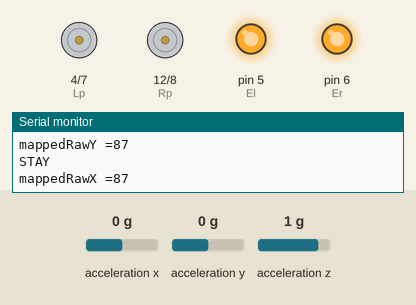
Bench run of a sketch on a simulated Arduino Uno, built with avr-gcc and run on an emulated ATmega328P. On the bench: motor-driver pin pairs drawn as motors (green arrow = first pin HIGH = forward, orange = second pin HIGH = backward, longer = more drive), output pins drawn as LEDs (lit = HIGH), the last lines printed to the serial monitor. The inputs (shaded band) are chosen by the test bench; at power-on: acceleration x 0 g, acceleration y 0 g, acceleration z 1 g.

Above: at 1.2 s.
1.3 s: acceleration x set to -0.3 g
2.8 s: acceleration x set to -0.6 g
At 3.7 s:
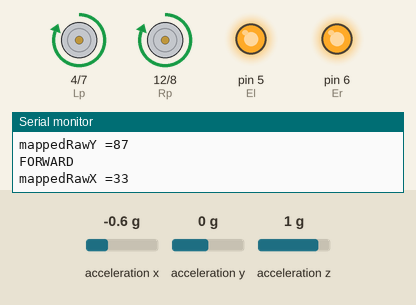
4.3 s: acceleration x set to 0.8 g
At 4.7 s:
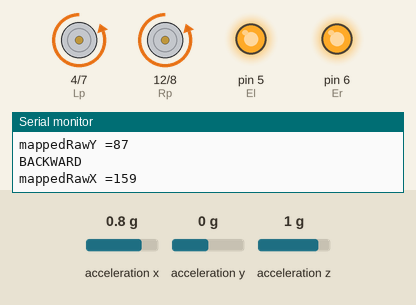
5.8 s: acceleration x set to 0.4 g
8.8 s: acceleration x set to 0.1 g
At 9.7 s:
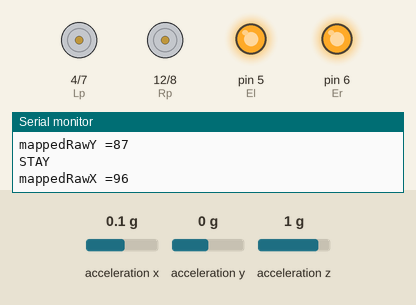
11.8 s: acceleration y set to -0.3 g
13.3 s: acceleration y set to -0.6 g
At 14.5 s:
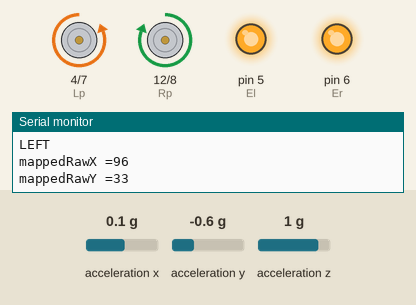
Timing chart, 0 to 15.8 s (numbered marks = the images above; inputs shaded):
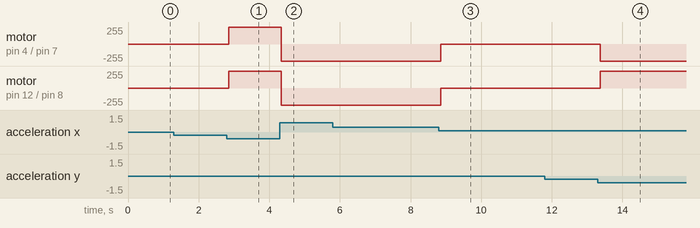

Measured:
- the behaviour switches between -0.4 and -0.5 g on acceleration x (found by bisection; images 0 and 1)
- the behaviour switches between 0.3 and 0.2 g on acceleration x (found by bisection; images 2 and 3)
- the behaviour switches between -0.4 and -0.5 g on acceleration y (found by bisection; images 3 and 4)
- after the input at 2.8 s, motor on pin 4 (Lp) / pin 7 (Ln), motor on pin 12 (Rp) / pin 8 (Rn): stopped → forward 255/255 after 0.05 s
- after the input at 4.3 s, motor on pin 4 (Lp) / pin 7 (Ln), motor on pin 12 (Rp) / pin 8 (Rn): forward 255/255 → backward 255/255 after 0.05 s
- after the input at 8.8 s, motor on pin 4 (Lp) / pin 7 (Ln), motor on pin 12 (Rp) / pin 8 (Rn): backward 255/255 → stopped after 0.06 s
- after the input at 13.3 s, motor on pin 4 (Lp) / pin 7 (Ln): stopped → backward 255/255 after 0.07 s; motor on pin 12 (Rp) / pin 8 (Rn): stopped → forward 255/255 after 0.07 s

The sketch:

motion_controlled_car.ino
```cpp
#include<Wire.h>
#include<ADXL345.h>
# define Ln 7
# define Lp 4
# define El 5  //pwm pin for left motor
# define Rn 8
# define Rp 12
# define Er 6  //pwm pin for right motor

ADXL345 adxl;   //adxl

int x,y,z;
int rawx,rawy,rawz;
int mappedRawX,mappedRawY,mappedRawZ;

void setup()
{
  Serial.begin(9600);
  pinMode(Lp, OUTPUT);
  pinMode(Ln, OUTPUT);
  pinMode(El, OUTPUT);
  pinMode(Rp, OUTPUT);
  pinMode(Rn, OUTPUT);
  pinMode(Er, OUTPUT);
  analogWrite(El, 255);     //speed of left motor
  analogWrite(Er, 255);     //speed of right motor

 adxl.powerOn();      // from library
  }

  void loop()
  {

  adxl.readAccel(&x,&y,&z);
  rawx=x-7;
  rawy=y-6;
  rawz=z+10;
  if(rawx<-255)rawx=-255;else if(rawx>255)rawx=255;
   if(rawy<-255)rawy=-255;else if(rawy>255)rawy=255;
   if(rawz<-255)rawz=-255;else if(rawz>255)rawz=255; // u can use the constrain keyword
   mappedRawX=map(rawx,-255,255,0,180);
   mappedRawY=map(rawy,-255,255,0,180);
   mappedRawZ=map(rawz,-255,255,0,180);

Serial.print("mappedRawX =");Serial.println(mappedRawX);
Serial.print("mappedRawY =");Serial.println(mappedRawY);
//Serial.print("mappedRawZ =");Serial.println(mappedRawZ);
  if(50 <= mappedRawX && mappedRawX <= 110 && 50 <= mappedRawY && mappedRawY <= 110) //range of adxl for which the car remains stationary
  {
    MotorControl(0,0);
    Serial.println("STAY");
  }
    if( 0 <= mappedRawY && mappedRawY <= 50)
  {
    MotorControl(2,1);
        Serial.println("LEFT");
  }
  if(110 < mappedRawY && mappedRawY <= 180)
  {
    MotorControl(1,2);
        Serial.println("RIGHT");
  }
  if(0 < mappedRawX && mappedRawX < 50 )
  {
    MotorControl(1,1);
        Serial.println("FORWARD");
  }

   if(110 < mappedRawX && mappedRawX<180)
  {
    MotorControl(2,2);
      Serial.println("BACKWARD");
  }

// delay(1900);
 }

void MotorControl(int driveL, int driveR)
{
//Motorcontrol: Controlling the motors. In this case, 2 motors used

  switch(driveL)
  {   //left motor
  case 0:    digitalWrite(Ln, LOW);    digitalWrite(Lp, LOW);    break;     //motor stops
  case 1:    digitalWrite(Ln, LOW);    digitalWrite(Lp, HIGH);    break;    // motor in forward direction
  case 2:    digitalWrite(Ln, HIGH);    digitalWrite(Lp, LOW);    break;    // motor in backward direction
  default: break;
  }
  switch(driveR)
  {   //right motor
    case 0:    digitalWrite(Rn, LOW);    digitalWrite(Rp, LOW);    break;       //motor stops
    case 1:    digitalWrite(Rn, LOW);    digitalWrite(Rp, HIGH);    break;      // motor in forward direction
    case 2:    digitalWrite(Rn, HIGH);    digitalWrite(Rp, LOW);    break;     // motor in backward direction
    default: break;
    }
    }
```
